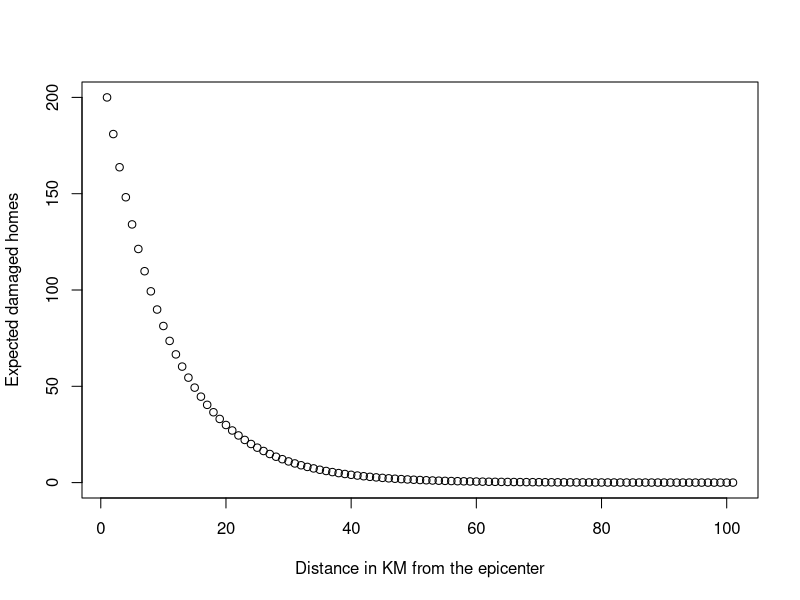
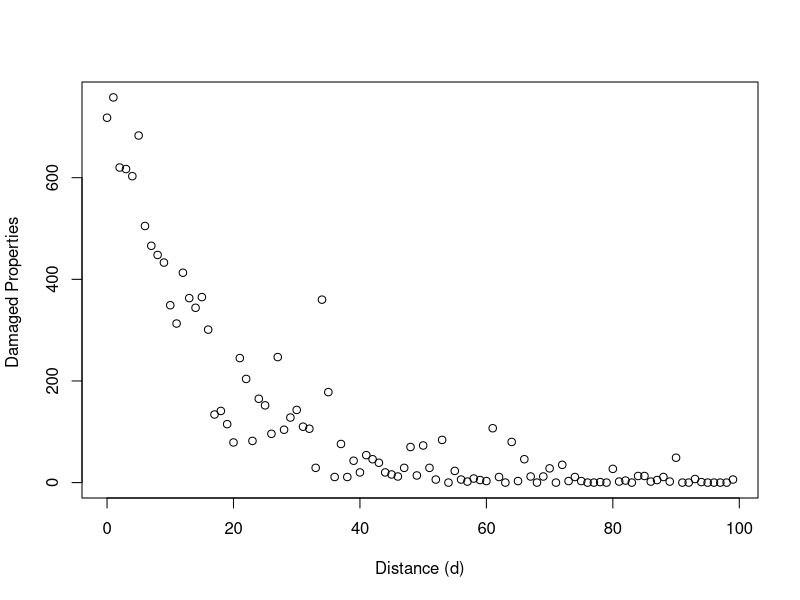
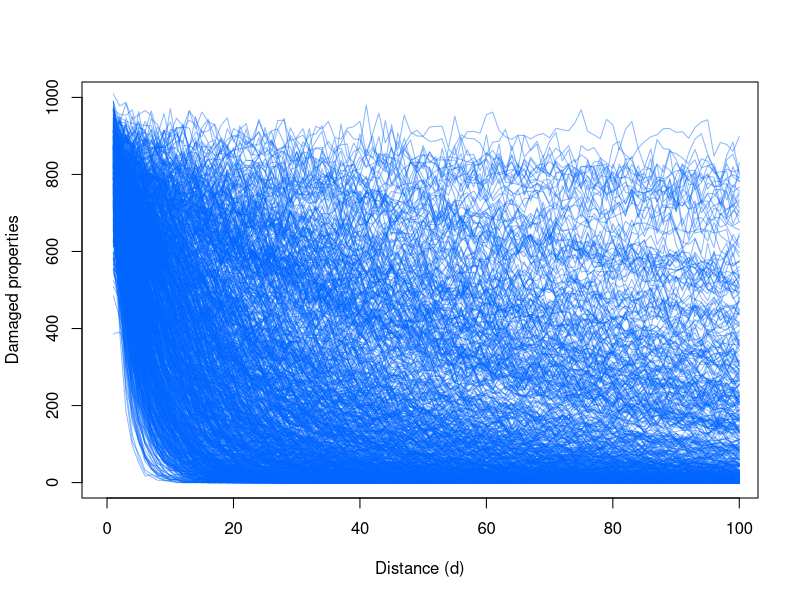
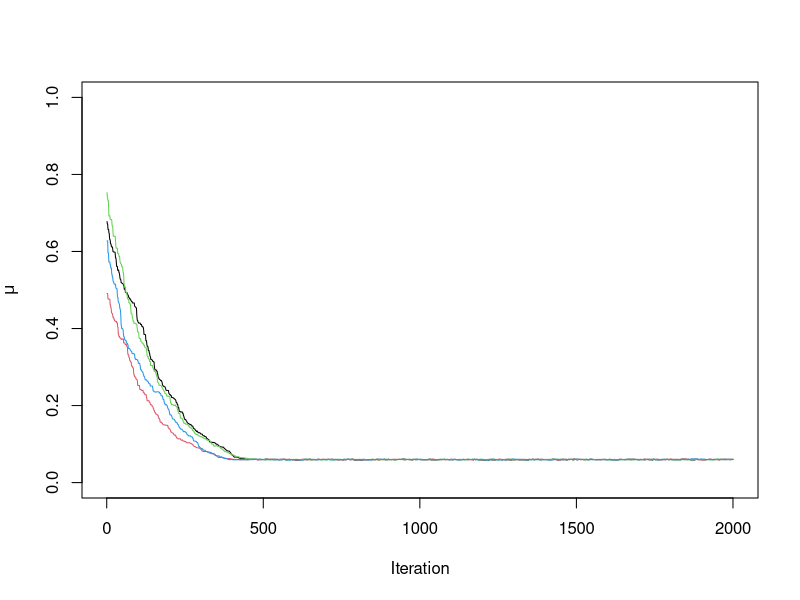
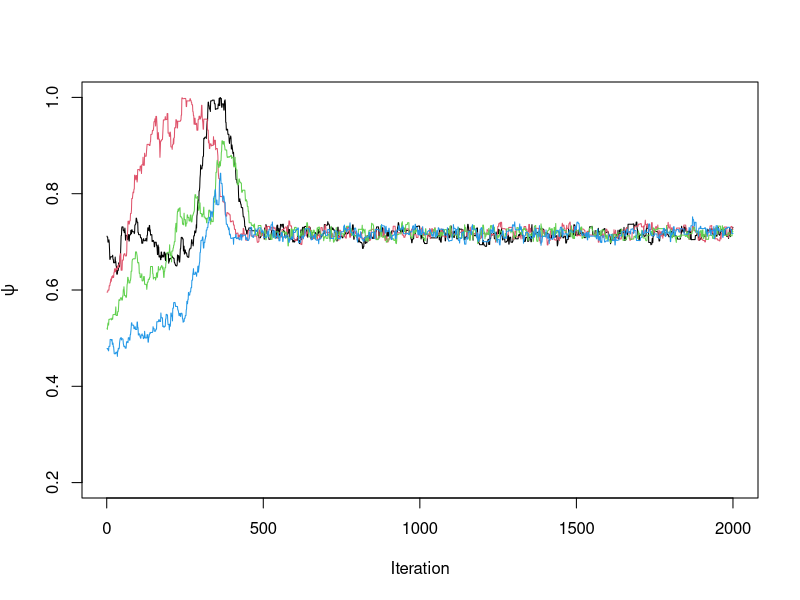
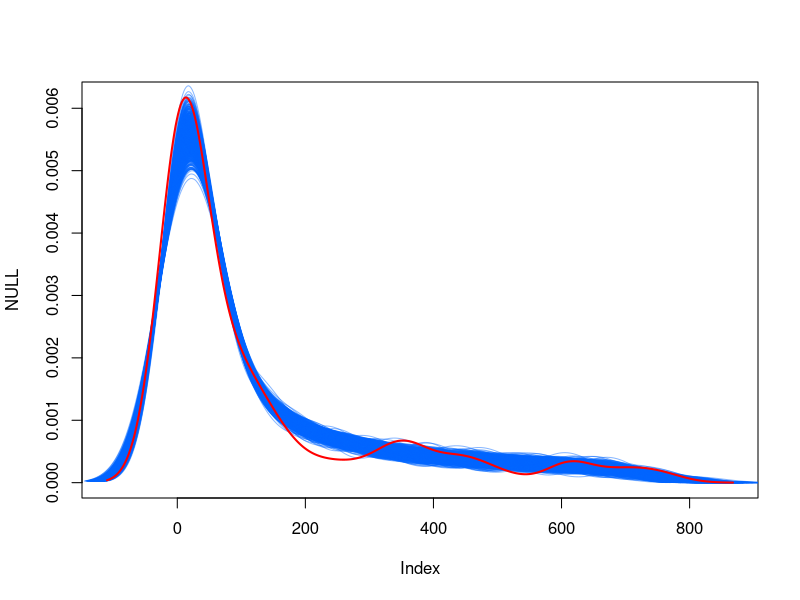

Source code (R) for these figures, in order:
## ---- chunk 1
## Load packages
library(ggplot2)
## ---- chunk 2
set.seed(553)
rpois(n = 1, lambda = 1)
rpois(n = 1, lambda = 5)
rpois(n = 1, lambda = 10)

## Note how lambda defines how many events one would expect to see in one sample.
## In our example, n could be a sample of 1,000 homes within a 1km wide band.
## The mean of the poisson distribution is lambda itself. If we expect to see 200 damaged homes we might see something like this:
rpois(n = 1, lambda = 200)

## In our earthquake example, lambda is a function of a model:
## lambda = 1000*exp(-mu*d)*psi

## Let's say, mu = 0.1: The earthquake decreases in intensity over the distance d by 10% every time we move a band further away from the epicenter
## psi = 0.2 is the percentage of homes who are not built to withstand an earthquake
## Let's plot the expected damages over the full 100 km:
psi <- 0.2
mu <- 0.1
plot( 1000 * exp( -mu*0:100) * psi, xlab = "Distance in KM from the epicenter", ylab = "Expected damaged homes")
## ---- chunk 3
## Here we generate our data:
set.seed(523 )
y <- NA
for( i in 1:100 ) {
    mu <- rgamma(1,8,100) # 
    psi <- rbeta(1,32,6) 
    d <- i - 1
    lambda_d <-  1000*exp(-mu*d)*psi 
    y[i] <- rpois(1,lambda = lambda_d )
}

quake <- data.frame(d =  0:99, damage = y )
## ---- chunk 4
head(quake)
plot(quake$d, quake$damage, ylab = "Damaged Properties ", xlab = "Distance (d)")
## ---- chunk 5

y <- matrix(NA, nrow=1000, ncol=100)

for (i in 1:1000) {
    mu <- rgamma(1,1,10) # 
    psi <- rbeta(1,16, 4)
  
    for( j in 1:100 ) {
      d <- j - 1
      lambda_d <-  1000*exp(-mu*d)*psi 
      y[i, j] <- rpois(1,lambda = lambda_d )
    }
  }

plot(NULL, xlim=c(0,99), ylim=c(0,1000), ylab="Damaged properties", xlab="Distance (d)", type="l")

for (i in 1:1000) {
  
  lines((y[i,]), col = "#0066ff75")
}

## ---- chunk 6
## Code
## ---- chunk 7

## create function that returns log of numerator
## We need this function to compute the ratio among our proposed steps
## The function returns the numarator value, which is basically an unscaled Density.
## To facilitate computations later on, we return the log(density)
l.numerator <- function(mu, psi, damage, distance) { 
  num <- sum( dpois(x = damage, lambda = 1000*exp(-mu*distance)*psi, log = TRUE), # likelihood
             dgamma(mu, 10, 100, log = TRUE), # prior for mu
             dbeta(psi, 16, 4, log =  TRUE))  # prior for psi
       return( num )
}

## Check if it works for to values of mu and psi:
l.numerator(mu = 0.1, psi = 0.7, damage = quake$damage, distance = quake$d)
## ---- chunk 8
## MH
metropolis_hastings <- function(damage, distance, stepsize_mu =  1, stepsize_psi =  1, iterations = 2000, chains = 4 ) {
  ## Initiate objects where our samples will be stored
  samp_val_mu <- array(NA, dim = c(iterations, chains))
  samp_val_psi <- array(NA, dim = c(iterations, chains))

  ## Loop through number of chains
  for(k in 1:chains) {
    ## Metropolis Hastings Algorithm:
    ## Step 1 start chains at a random point between 0 and 1. 
    mu_0 <-  runif(1, 0, 1)
    psi_0 <- runif(1, 0, 1)

    ## loop through iterations one chain at a time (this could be parallelized)
    for(i in seq_len(iterations) ) {
      ## generate proposal
      mu <- rlnorm(1, (log(mu_0) - stepsize_mu^2/2), stepsize_mu)
      n_psi <- rlnorm(1, (log(psi_0) - stepsize_psi^2/2), stepsize_mu)
      psi <- n_psi

      ## r is the ratio of the proposed parameters at the step and the previous step.
      ## Given that we operate at the log scale, ratios turn into subtracions. Note that we have to add a correction (Jacobian) to the
      ## ratio, as shown in Equation 13.13 in Lambert
      r <-
        ( l.numerator(mu = mu,   psi = psi,   damage = damage, distance = distance )  -
          l.numerator(mu = mu_0, psi = psi_0, damage = damage, distance = distance )
        ) + (
          ## This is the Jacobian to ensure symmetry
          ( dnorm(mu_0, mu, stepsize_mu, log = TRUE) + dnorm(psi_0, psi, stepsize_mu, log = TRUE) ) - 
          ( dnorm(mu, mu_0, stepsize_mu, log = TRUE) + dnorm(psi, psi_0, stepsize_mu, log = TRUE) )
        )
      
      ## accept proposal if r = 1 or runif(0,1)>r
      ## WATCH OUT: This is all on log scale! Hence, r>=0
      if(r >= 0) {
        mu_0 <- mu
        psi_0 <- psi
      } else { if(r > log( runif(1,0,1) )) {
                 mu_0 <- mu
                 psi_0 <- psi
               }
      }

      ## Store sampled values in chain
      samp_val_mu[i,k] <- mu_0
      samp_val_psi[i,k] <- psi_0
    }
  }
  return(
    list('mu' = samp_val_mu, 'psi' = samp_val_psi)
  )
}

## Run the sampler and store samples in object `sampled`
sampled <- metropolis_hastings(damage = quake$damage, distance = quake$d,
                               stepsize_mu = .015, stepsize_psi = .015, iteration = 2000)
str( sampled )
## ---- chunk 9
head(sampled$mu)

head(sampled$psi)
## ---- chunk 10

plot(x = 1:2000, ylim=c(0,1), y = sampled$mu[,1],  ylab=expression(mu), xlab="Iteration", type="l", col=1)

for (i in 2:4) {
  
  lines(sampled$mu[,i], col = i)
}

plot(x = 1:2000, ylim=c(0.2,1), y = sampled$psi[,1],  ylab=expression(psi), xlab="Iteration", type="l", col=1)

for (i in 2:4) {
  
  lines(sampled$psi[,i], col = i)
}

## ---- chunk 11
# mu
## mean
mean(sampled$mu[500:2000,] )
## 95% CrI
quantile(sampled$mu[500:2000,], probs = c(.025, .975 ))

# psi
## mean
mean(sampled$psi[500:2000,] )
## 95% CrI
quantile(sampled$psi[500:2000,], probs = c(.025, .975 ))
## ---- chunk 12
## Code:
p_mu <- sample(sampled$mu[1000:2000,], 1000 )
p_psi <- sample(sampled$psi[1000:2000,], 1000 )

y2 <- matrix(NA, 1000, 100)

for (i in 1:1000) {
    mu <- p_mu[i] # 
    psi <- p_psi[i]
  
    for( j in 1:100 ) {
      d <- j - 1
      lambda_d <-  1000*exp(-mu*d)*psi 
      y2[i, j] <- rpois(1,lambda = lambda_d )
    }
}

plot(NULL, xlim=c(-109.7, 867.7), ylim=c(1.252e-06, 6.174e-03 ))


for (i in 1:1000) {
  
  lines(density(y2[i,]), col = "#0066ff75")
}

lines(density(quake$damage), col = "red", lwd =  2)
